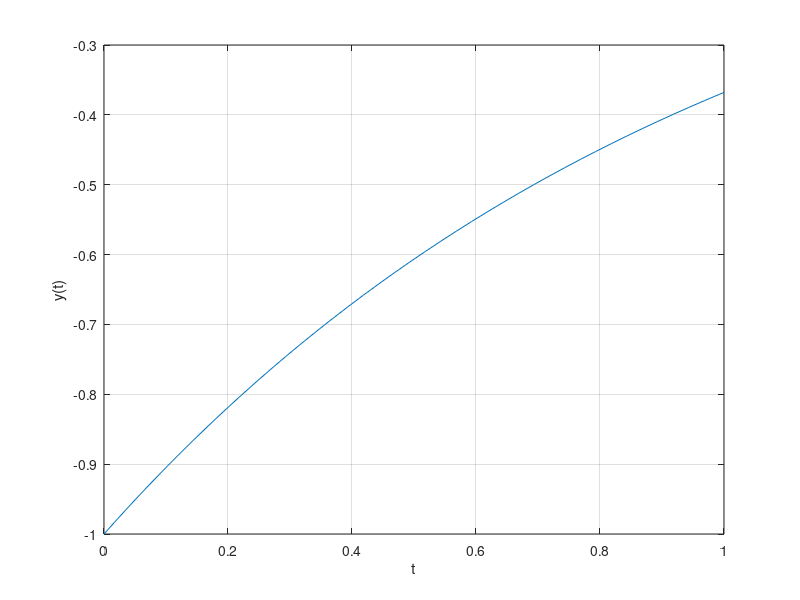

Here is the MATLAB script that generated this plot:
% Solution of an ODE
tspan  =  [0 1]; y0  =  -1; dy  =  @(t,y) exp(-t); % define ODE 
[t y]  =  ode45(dy, tspan, y0); plot(t,y), grid, xlabel('t'), ylabel('y(t)') 